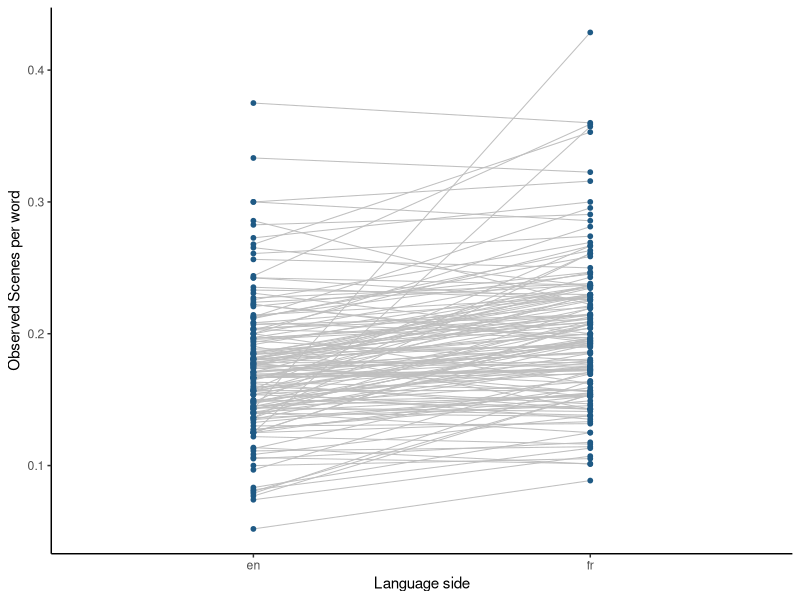
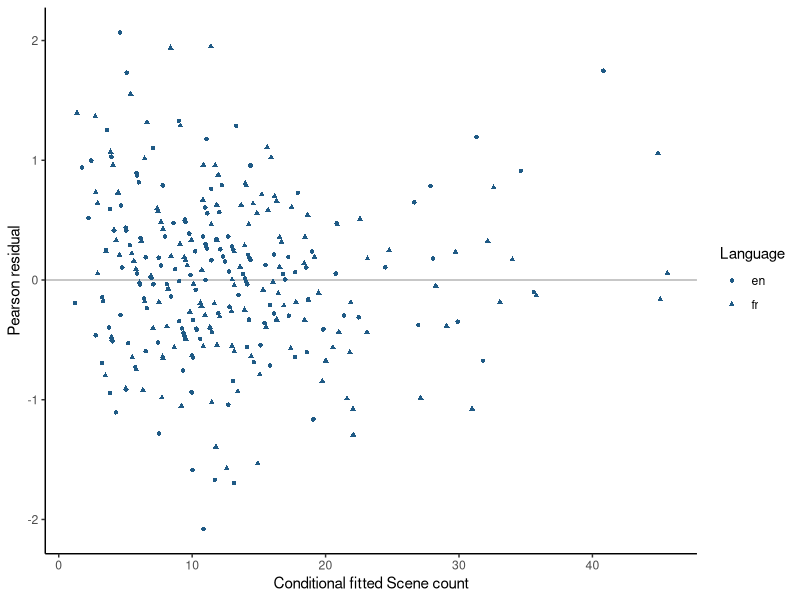

These charts were generated, in order, by the following R code:
## ---- chunk 1
#| label: plot-observed-ucca-pair-rates
library(ggplot2)

ucca_rate_preview <- read.csv(
  "data/ucca-french-english/passage-counts.csv"
)
ucca_rate_preview$scene_rate <- with(
  ucca_rate_preview,
  scene_count / word_count
)

summary(ucca_rate_preview$scene_rate)

ggplot(
  ucca_rate_preview,
  aes(x = language, y = scene_rate, group = pair_id)
) +
  geom_line(color = "grey75", linewidth = 0.35) +
  geom_point(color = "#1F5A85", size = 1.3) +
  labs(x = "Language side", y = "Observed Scenes per word") +
  theme_classic()
## ---- chunk 2
#| label: ucca-marginal-dispersion
library(lme4)
library(ggplot2)

ucca <- read.csv("data/ucca-french-english/passage-counts.csv")
ucca$pair_id <- factor(ucca$pair_id)
ucca$language <- factor(
  ucca$language,
  levels = c("en", "fr")
)

fit <- glmer(
  scene_count ~ language +
    offset(log(word_count)) +
    (1 | pair_id),
  data = ucca,
  family = poisson(link = "log"),
  nAGQ = 1L,
  control = glmerControl(optimizer = "bobyqa")
)

variance_table <- as.data.frame(VarCorr(fit))
pair_variance <- variance_table$vcov[
  variance_table$grp == "pair_id" & is.na(variance_table$var2)
]

english_passages <- ucca[ucca$language == "en", ]
reference_index <- which.min(abs(
  english_passages$word_count - median(english_passages$word_count)
))
reference_word_count <- english_passages$word_count[[reference_index]]
reference_passage <- data.frame(
  language = factor("en", levels = levels(ucca$language)),
  word_count = reference_word_count
)
conditional_mean <- predict(
  fit,
  newdata = reference_passage,
  re.form = NA,
  type = "response"
)
marginal_mean <- conditional_mean * exp(pair_variance / 2)
marginal_variance <- marginal_mean +
  marginal_mean^2 * (exp(pair_variance) - 1)

pearson_residual <- residuals(fit, type = "pearson")
pearson_degrees_of_freedom <-
  nrow(ucca) - length(fixef(fit)) - 1L
conditional_pearson_ratio <-
  sum(pearson_residual^2) / pearson_degrees_of_freedom

dispersion_summary <- c(
  pair_intercept_variance = pair_variance,
  reference_english_word_count = reference_word_count,
  conditional_mean_at_reference_exposure = conditional_mean,
  marginal_mean_at_reference_exposure = marginal_mean,
  marginal_variance_at_reference_exposure = marginal_variance,
  marginal_variance_mean_ratio = marginal_variance / marginal_mean,
  conditional_pearson_ratio = conditional_pearson_ratio
)
dispersion_summary
## ---- chunk 3
#| label: plot-ucca-dispersion
diagnostic_data <- data.frame(
  fitted_count = fitted(fit),
  pearson_residual = pearson_residual,
  language = ucca$language
)

ggplot(
  diagnostic_data,
  aes(
    x = fitted_count,
    y = pearson_residual,
    shape = language
  )
) +
  geom_hline(yintercept = 0, color = "grey70") +
  geom_point(size = 1.2, color = "#1F5A85") +
  labs(
    x = "Conditional fitted Scene count",
    y = "Pearson residual",
    shape = "Language"
  ) +
  theme_classic()
